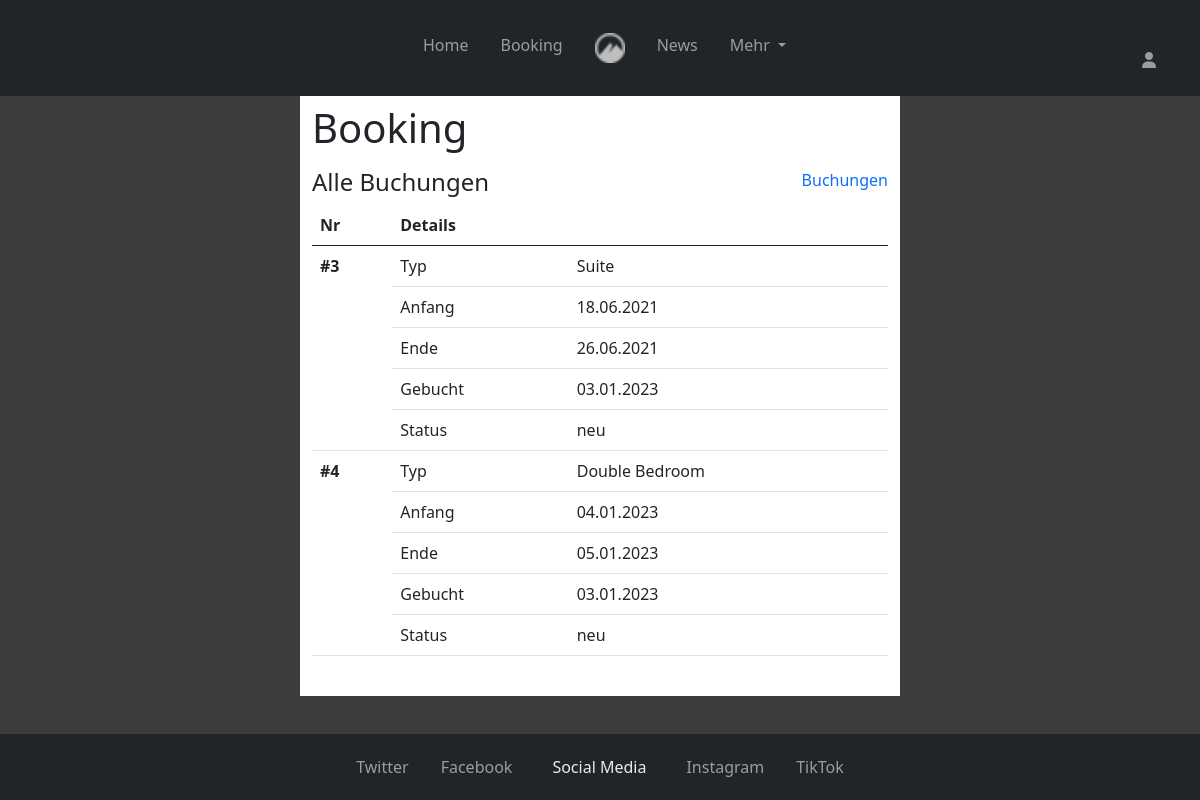
Before: /user/bookings.php (signed in) with the older database file.
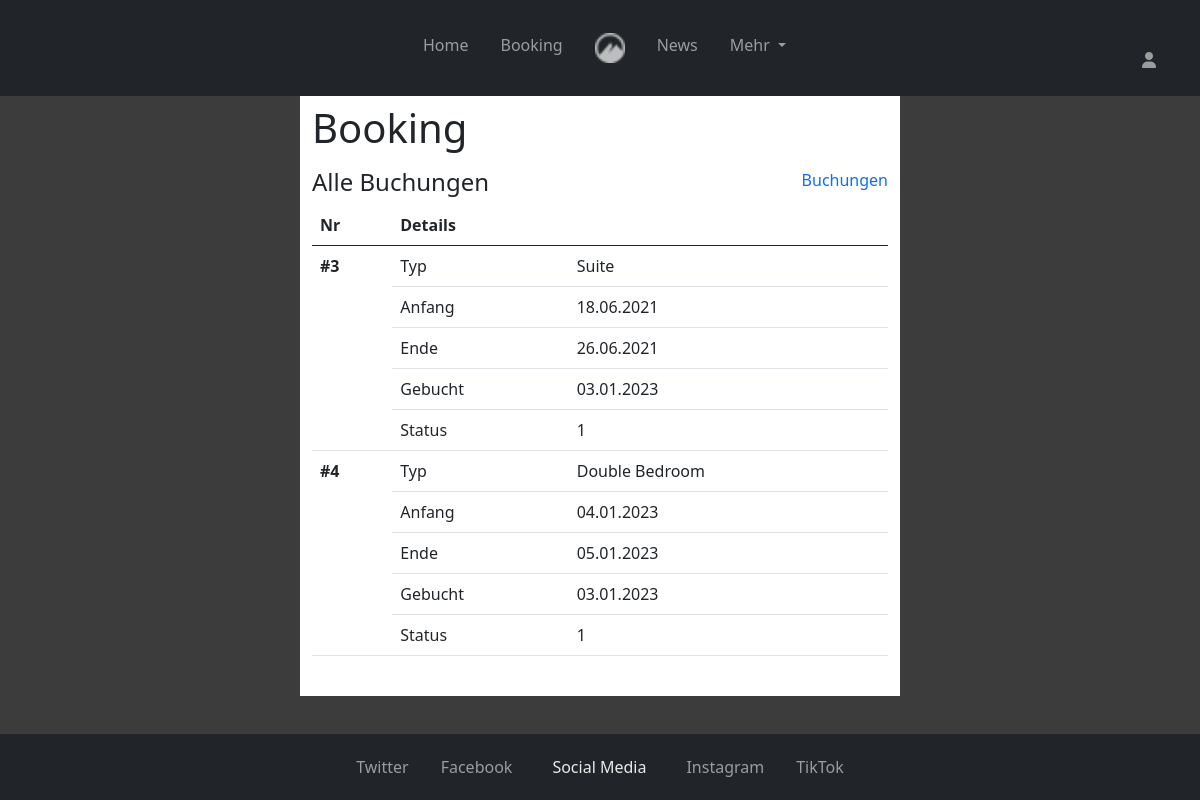
After: the same page with the newer database file.
### tables this page shows
CREATE TABLE `booking` (
  `bookingid` int(11) NOT NULL,
  `fk_userid` int(11) NOT NULL,
  `fk_roomtypeid` int(11) NOT NULL,
  `reservation_date` int(10) NOT NULL COMMENT 'UNIX timestamp',
  `arrive_day` int(10) NOT NULL COMMENT 'UNIX timestamp',
  `depart_day` int(10) NOT NULL COMMENT 'UNIX timestamp',
  `address` varchar(255) NOT NULL,
  `country` varchar(40) NOT NULL,
  `plz` varchar(20) NOT NULL,
  `phone_number` int(20) NOT NULL,
  `status` int(1) DEFAULT NULL
);

### php/templates/current_bookings.php (the view, shortened to what this page needs)
<?php
$DATE_FORMAT = 'd.m.Y';
?>
<?php if(empty($bookings)): ?>
  <p>Noch keine Buchungen getätigt.</p>
<?php else: ?>
  <table class="table">
    <thead>
      <th scope="col">Nr</th>
      <th scope="col">Details</th>
      <th scope="col"></th>
    </thead>
    <tbody>
      <?php foreach($bookings as $booking): ?>
        <tr>
          <th class="bottom_border_none" scope="row"><?='#'.$booking['bookingid'] ?></th>
          <td>Typ</td>
          <td><?php
            switch($booking['fk_roomtypeid']){
              case 1: echo 'Suite'; break;
              case 2: echo 'Double Bedroom'; break;
            }
            ?></td>
        </tr>
        <tr>
          <td class="bottom_border_none"></td>
          <td>Anfang</td>
          <td><?=date($DATE_FORMAT, $booking['arrive_day'])?></td>
        </tr>
        <tr>
          <td class="bottom_border_none"></td>
          <td>Ende</td>
          <td><?=date($DATE_FORMAT, $booking['depart_day'])?></td>
        </tr>
        <tr>
          <td class="bottom_border_none"></td>
          <td>Gebucht</td>
          <td><?=date($DATE_FORMAT, $booking['reservation_date'])?></td>
        </tr>
        <tr>
          <td></td>
          <td>Status</td>
          <td><?=$booking['status'] ?></td>
        </tr>
      <?php endforeach ?>
    </tbody>
  </table>
<?php endif ?>

### user/bookings.php (shortened to what this page needs)
<?php
  $db = get_db();
  $sql = "SELECT * FROM booking WHERE fk_userid = " . $_SESSION['userid'];
  $bookings = $db->query($sql)->fetch_all(MYSQLI_ASSOC);
?>
<!DOCTYPE html>
<html lang="de">
<head>
  <?php require '../php/head.php'; ?>
</head>
<body>
  <div class="container-site d-flex flex-column justify-content-between">
    <div class="container-navbar-content d-flex flex-column flex-grow-1">
      <?php include '../php/navbar.php' ?>
      <div class="flex-container content-background flex-grow-1">
      <div class="container site_content py-2 pb-4">
        <h1>Booking</h1>
          <div class="mt-3">
            <div class="d-flex justify-content-between current-bookings">
              <h4 class="">Alle Buchungen</h3>
              <a class="" href="/booking.php">Buchungen</a>
            </div>
            <?php include '../php/templates/current_bookings.php'; ?>
          </div>
      </div>
      </div>
    </div>
  <?php include '../php/footer.php' ?>
  </div>
</body>
</html>

### php/head.php (shortened to what this page needs)
<link href="/css/bootstrap.min.css" rel="stylesheet">
<link href="/styles.css" rel="stylesheet">

### php/navbar.php (shortened to what this page needs)
<?php
    $current_page = '';
?>
<nav class="navbar navbar-expand-sm bg-dark navbar-dark p-3 sticky-top" id="headerNav">
  <div class="container-fluid">
    <div class="collapse navbar-collapse order-1" id="navbarNavDropdown">
      <ul class="navbar-nav mx-auto ">
        <li class="nav-item">
          <a class="nav-link mx-2 text-center <?php print(($current_page == 'index') ? 'active' : '')?>" aria-current="page" href="/index.php">Home</a>
        </li>
        <li class="nav-item">
          <a class="nav-link mx-2 text-center <?php print(($current_page == 'booking') ? 'active' : '')?>" href="/booking.php">Booking</a>
        </li>
        <li class="nav-item d-none d-lg-block">
          <a class="nav-link mx-2" href="/index.php">
            <img src="/img/hotel_logo.png" height="30" />
          </a>
        </li>
        <li class="nav-item">
          <a class="nav-link mx-2 text-center <?php print(($current_page == 'news') ? 'active' : '')?>" href="/news.php">News</a>
        </li>
        <li class="nav-item dropdown">
          <a class="nav-link mx-2 text-center dropdown-toggle" href="#" id="navbarDropdownMenuLink" role="button" data-bs-toggle="dropdown" aria-expanded="false">
            Mehr
          </a>
        </li>
      </ul>
    </div>
    <div class="profile-dropdown order-0 order-sm-2">
      <li class="nav-item dropdown">
        <a class="nav-link profile-icon" href="#" id="profileDropdownMenuLink" role="button" data-bs-toggle="dropdown" aria-expanded="false">
          <i class="fa-solid fa-user"></i>
        </a>
      </li>
    </div>
  </div>
</nav>

### php/footer.php (shortened to what this page needs)
<footer class="container-fluid py-3 bg-dark">
  <ul class="d-flex justify-content-around justify-content-sm-center">
    <li class="footer-item">
      <a href="#">
        <span class="d-none d-sm-inline text-center">Twitter</span>
      </a>
    </li>
    <li class="footer-item">
      <a href="#">
        <span class="d-none d-sm-inline text-center">Facebook</span>
      </a>
    </li>
    <li class="footer-item d-none d-sm-block text-follow-us">
      <span class="px-2">Social Media</span>
    </li>
    <li class="footer-item">
      <a href="#">
        <span class="d-none d-sm-inline text-center">Instagram</span>
      </a>
    </li>
    <li class="footer-item">
      <a href="#">
        <span class="d-none d-sm-inline text-center">TikTok</span>
      </a>
    </li>
  </ul>
</footer>

### styles.css (style rules this page uses)
a { text-decoration: none !important; }
.container-site { height: 100vh; background-color:rgb(60, 60, 60); }
div.content-background { padding: 0% 0%; background-color:rgb(60, 60, 60); }
.site_content { background-color: white; }
.profile-icon > i { color: rgba(255,255,255,.55) !important }
.profile-dropdown { right: 0; left: unset !important; }
@media screen and (min-width: 992px) { div[id="navbarNavDropdown"] { margin-left: 55px; } }
footer ul { margin-bottom: 0px; padding-left: 0px; list-style: none; }
footer li.footer-item { margin: 5px 1rem; }
footer .text-follow-us { color:rgba(255,255,255,.90); }
footer a { color: rgba(255,255,255,.55); }
table > tbody > tr > .bottom_border_none { border-bottom: none; }
@media screen and (min-width: 768px) { div.content-background { padding: 0% 15%; } }
@media screen and (min-width: 1200px) { div.content-background { padding: 0% 25%; } }

Changed rows visible on the page:
changed booking id 3: status "neu" → "1"
changed booking id 4: status "neu" → "1"
